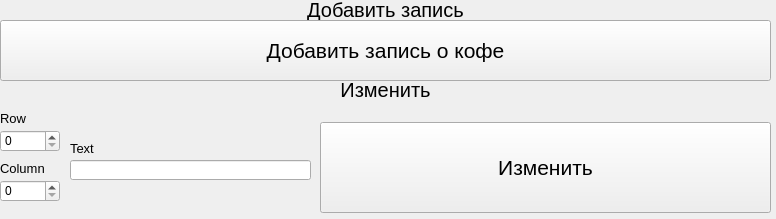
<?xml version="1.0" encoding="UTF-8"?>
<ui version="4.0">
 <class>Form</class>
 <widget class="QWidget" name="Form">
  <property name="geometry">
   <rect>
    <x>0</x>
    <y>0</y>
    <width>776</width>
    <height>219</height>
   </rect>
  </property>
  <property name="windowTitle">
   <string>Form</string>
  </property>
  <widget class="QPushButton" name="pushButton">
   <property name="geometry">
    <rect>
     <x>0</x>
     <y>20</y>
     <width>771</width>
     <height>61</height>
    </rect>
   </property>
   <property name="font">
    <font>
     <pointsize>16</pointsize>
    </font>
   </property>
   <property name="text">
    <string>Добавить запись о кофе</string>
   </property>
  </widget>
  <widget class="QLineEdit" name="lineEdit">
   <property name="geometry">
    <rect>
     <x>70</x>
     <y>160</y>
     <width>241</width>
     <height>20</height>
    </rect>
   </property>
  </widget>
  <widget class="QSpinBox" name="spinBox">
   <property name="geometry">
    <rect>
     <x>0</x>
     <y>130</y>
     <width>60</width>
     <height>22</height>
    </rect>
   </property>
   <property name="maximum">
    <number>1000000000</number>
   </property>
  </widget>
  <widget class="QSpinBox" name="spinBox_2">
   <property name="geometry">
    <rect>
     <x>0</x>
     <y>180</y>
     <width>60</width>
     <height>22</height>
    </rect>
   </property>
   <property name="maximum">
    <number>1000000000</number>
   </property>
  </widget>
  <widget class="QLabel" name="label">
   <property name="geometry">
    <rect>
     <x>0</x>
     <y>110</y>
     <width>51</width>
     <height>16</height>
    </rect>
   </property>
   <property name="font">
    <font>
     <pointsize>10</pointsize>
    </font>
   </property>
   <property name="text">
    <string>Row</string>
   </property>
  </widget>
  <widget class="QLabel" name="label_2">
   <property name="geometry">
    <rect>
     <x>0</x>
     <y>160</y>
     <width>51</width>
     <height>16</height>
    </rect>
   </property>
   <property name="font">
    <font>
     <pointsize>10</pointsize>
    </font>
   </property>
   <property name="text">
    <string>Column</string>
   </property>
  </widget>
  <widget class="QLabel" name="label_3">
   <property name="geometry">
    <rect>
     <x>70</x>
     <y>140</y>
     <width>51</width>
     <height>16</height>
    </rect>
   </property>
   <property name="font">
    <font>
     <pointsize>10</pointsize>
    </font>
   </property>
   <property name="text">
    <string>Text</string>
   </property>
  </widget>
  <widget class="QLabel" name="label_4">
   <property name="geometry">
    <rect>
     <x>0</x>
     <y>0</y>
     <width>771</width>
     <height>20</height>
    </rect>
   </property>
   <property name="font">
    <font>
     <pointsize>15</pointsize>
    </font>
   </property>
   <property name="text">
    <string>Добавить запись</string>
   </property>
   <property name="alignment">
    <set>Qt::AlignCenter</set>
   </property>
  </widget>
  <widget class="QLabel" name="label_5">
   <property name="geometry">
    <rect>
     <x>0</x>
     <y>80</y>
     <width>771</width>
     <height>20</height>
    </rect>
   </property>
   <property name="font">
    <font>
     <pointsize>15</pointsize>
    </font>
   </property>
   <property name="text">
    <string>Изменить</string>
   </property>
   <property name="alignment">
    <set>Qt::AlignCenter</set>
   </property>
  </widget>
  <widget class="QPushButton" name="pushButton_2">
   <property name="geometry">
    <rect>
     <x>320</x>
     <y>122</y>
     <width>451</width>
     <height>91</height>
    </rect>
   </property>
   <property name="font">
    <font>
     <pointsize>16</pointsize>
    </font>
   </property>
   <property name="text">
    <string>Изменить</string>
   </property>
  </widget>
 </widget>
 <resources/>
 <connections/>
</ui>
